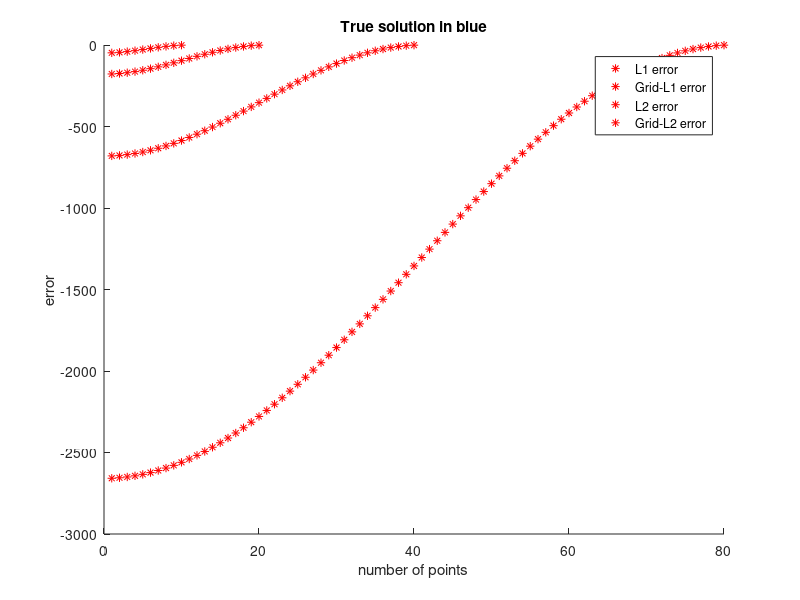

Here is the MATLAB script that generated this plot:
%% example 11: a first look at BVP

%% we'll be solving u''=f(x), u(a)=alpha, u(b)=beta
clear all, clc
% problem parameters

f=@(x)(sin(x));
alpha=0;beta=pi;
utrue=@(x)(-sin(x)+x); % true solution for this problem

%% Set up the grid a=x_0<x_1<...x_N<x_N+1=b
a=0; b=pi;
figure(1), hold on, xlabel('x'), title('True solution in blue')
figure(2)

%Numpoints=5;  
Numpoints=5*2.^[1:4];

for i=1:length(Numpoints)
   N=Numpoints(i); 
   h=(b-a)/(N+1);% grid size
   xgrid=[a+h:h:b-h]';% grid points x1,x2,...x_N
% setting up matrix and right hand side
   c=[-2 1 zeros(1,N-2)]; A=(1/h^2)*toeplitz(c); % matrix for centered difference of d^2/dx^2
   Fh=zeros(1,N);
   Fh=f(xgrid); Fh(1)=Fh(1)-alpha/h^2; Fh(end)=Fh(end)-beta/h^2;

%% Solving the problem
Ugrid=A\Fh; 
xfull=[a; xgrid; b];% adding on end points to our grid
Ufullgrid=[alpha; Ugrid; beta]; utruefullgrid=utrue(xfull);
figure(1)
%plot(xfull, Ufullgrid,'o','LineWidth',2,'MarkerFaceColor','r'); 
plot(eig(A),'r*')
xfine=linspace(a,b,1000);
%plot(xfine, utrue(xfine),'b','LineWidth',2); hold on;

Errorvector=Ufullgrid-utruefullgrid;

err1(i)=norm(Errorvector,1); err2(i)=norm(Errorvector,2);
griderr1(i)=h*err1(i); griderr2(i)=sqrt(h)*err1(i); % grid norms 


end;
%%

%loglog(Numpoints,err1,'r*',Numpoints,griderr1,'rs',Numpoints,err2,'b*',Numpoints,griderr2,'bs')
xlabel('number of points'), ylabel('error'), legend('L1 error', 'Grid-L1 error','L2 error','Grid-L2 error')